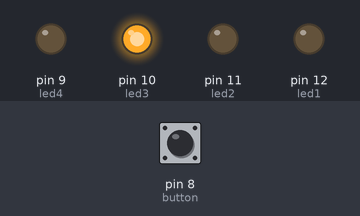
Bench run of a sketch on a simulated Arduino Uno, built with avr-gcc and run on an emulated ATmega328P. Shown: output pins drawn as LEDs (lit = HIGH). The inputs (shaded band) are chosen by the test bench; at power-on: pin 8 (button) HIGH.

Above: at 2.8 s.
2.9 s: pin 8 (button) pulled LOW for 1 s
At 3.8 s:
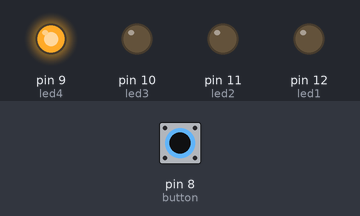
At 4.5 s:
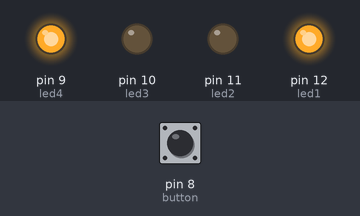
7.6 s: pin 8 (button) pulled LOW for 3.2 s
At 8.8 s:
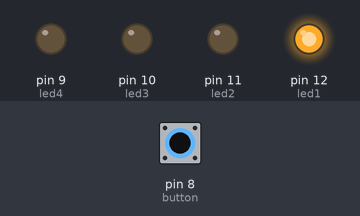
12.5 s: pin 8 (button) pulled LOW for 1 s
Timing chart, 0 to 23.2 s (numbered marks = the images above; inputs shaded):
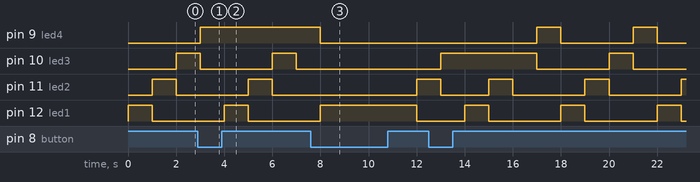

The sketch:

task1w4.ino
```cpp
const int button = 8;
const int led1 = 12;
const int led2 = 11;
const int led3 = 10;
const int led4 = 9;
void setup() {
  pinMode(led1, OUTPUT);
  pinMode(led2, OUTPUT);
  pinMode(led3, OUTPUT);
  pinMode(led4, OUTPUT);
  pinMode(button, INPUT);

  // turn on internal pull-up
}
void loop() {
  while (digitalRead(button) == HIGH) {
    digitalWrite(led1, HIGH);
    delay(1000);
    digitalWrite(led1, LOW);

    if (digitalRead(button) == LOW) {
      digitalWrite(led2, HIGH);
      delay(1000);
      return 0;
    }
    digitalWrite(led2, HIGH);
    delay(1000);
    digitalWrite(led2, LOW);
    if (digitalRead(button) == LOW) {
      digitalWrite(led3, HIGH);
      delay(1000);
      return 0;
    }
    digitalWrite(led3, HIGH);
    delay(1000);
    digitalWrite(led3, LOW);
    if (digitalRead(button) == LOW) {
      digitalWrite(led4, HIGH);
      delay(1000);
      return 0;
    }
    digitalWrite(led4, HIGH);
    delay(1000);
    digitalWrite(led4, LOW);
    if (digitalRead(button) == LOW) {
      digitalWrite(led1, HIGH);
      delay(1000);
      return 0;
    }

  } while (digitalRead(button) == LOW) {

    delay(1000);


  }digitalWrite(led1, LOW);
  digitalWrite(led2, LOW);
  digitalWrite(led3, LOW);
  digitalWrite(led4, LOW);

}
```

Measured:
- after the input at 2.9 s, pin 9 (led4): goes on until 3.0 s, then stays HIGH
- after the input at 7.6 s, pin 9 (led4): goes on until 8.0 s, then stays LOW; pin 10 (led3): stays LOW (without the input it goes to HIGH after 2.4 s)
- by itself, pin 11 (led2): repeats every 4.0 s: HIGH 1.0 s, LOW 3.0 s
- by itself, pin 12 (led1): alternates HIGH for 1.0 s and LOW for 3.0 s
